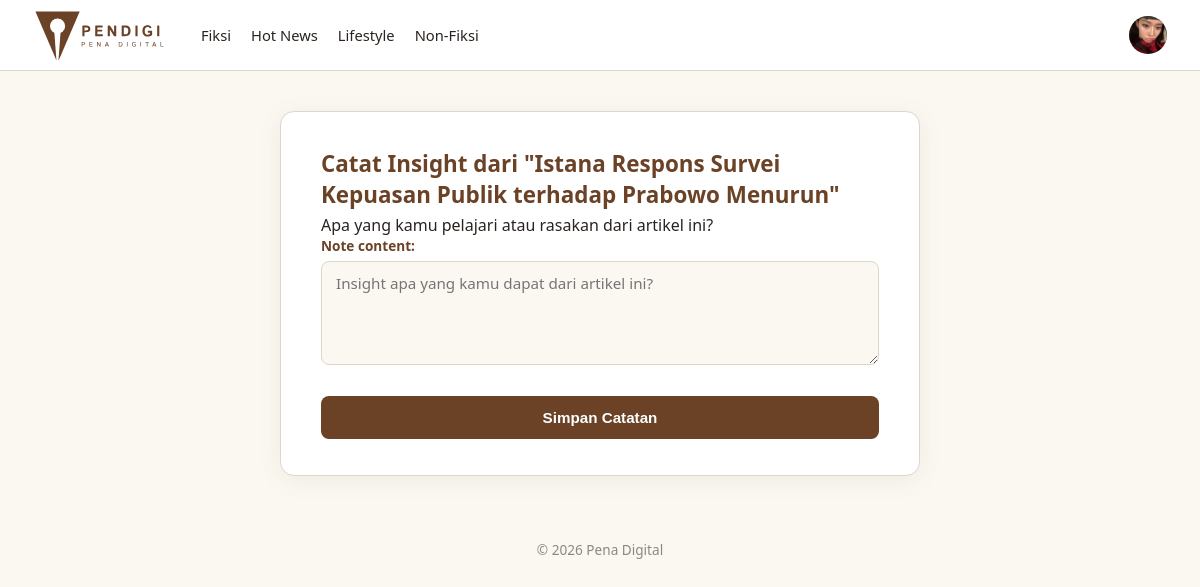
The page /reading-journal/catatan/1/ (signed in) on the database its author committed.
### articles/models.py (models this page shows, shortened)
class Categories(models.Model):
    name = models.CharField(max_length=50, unique=True)
    class Meta:
        verbose_name_plural = "Categories"

class Articles(models.Model):
    title = models.CharField(max_length=100)
    thumbnail = models.ImageField(upload_to='articles/thumbnails/', null=True, blank=True)
    content = models.TextField()
    category = models.ForeignKey(Categories, on_delete=models.CASCADE, related_name='articles')
    contributor = models.ForeignKey(
        Users, on_delete=models.CASCADE,
        limit_choices_to={'status_kontributor': StatusKontributor.APPROVED},
        related_name='articles'
    )
    status = models.CharField(max_length=20, choices=StatusArticle.choices, default=StatusArticle.PENDING)
    is_featured = models.BooleanField(default=False)
    views_count = models.PositiveIntegerField(default=0)
    published_at = models.DateTimeField(null=True, blank=True)
    created_at = models.DateTimeField(auto_now_add=True)
    class Meta:
        ordering = ['-created_at']

### accounts/models.py (models this page shows, shortened)
class Users(AbstractUser):
    role = models.CharField(
        max_length=20,
        choices=Role.choices,
        default=Role.PEMBACA
    )
    status_kontributor = models.CharField(
        max_length=20,
        choices=StatusKontributor.choices,
        default=StatusKontributor.NONE
    )
    profile_picture = models.ImageField(upload_to='profile_pictures/', null=True, blank=True)
    bio = models.CharField(max_length=150, blank=True)

### reading_journal/views.py (the view)
# urls.py: path('catatan/<int:article_id>/', views.add_note, name='add_note'),
@login_required
def add_note(request, article_id):
    article = get_object_or_404(Articles, pk=article_id)
    if request.method == 'POST':
        form = PersonalNoteForm(request.POST)
        if form.is_valid():
            note = form.save(commit=False)
            note.user = request.user
            note.article = article
            note.save()
            messages.success(request, 'Catatan tersimpan!')
            return redirect('articles:article_detail', pk=article_id)
    else:
        form = PersonalNoteForm()
    return render(request, 'reading_journal/add_note.html', {'form': form, 'article': article})

### reading_journal/forms.py
class PersonalNoteForm(forms.ModelForm):
    class Meta:
        model = PersonalNotes
        fields = ['note_content']
        widgets = {
            'note_content': forms.Textarea(attrs={'rows': 4, 'placeholder': 'Insight apa yang kamu dapat dari artikel ini?'})
        }

### articles/context_processor.py (called while the page is built)
def navbar_categories(request):
    return {
        'navbar_categories': Categories.objects.all().order_by('name')
    }

### fiction/context_processors.py (called while the page is built)
def fiction_navigation(request):
    all_tags_raw = (
        Stories.objects
        .filter(status=StatusStory.APPROVED)
        .exclude(tags='')
        .values_list('tags', flat=True)
    )
    unique_tags = set()
    for tag_string in all_tags_raw:
        for tag in tag_string.split():
            tag = tag.strip().lower()
            if tag:
                unique_tags.add(tag)
    return {
        'fiction_tags': sorted(unique_tags),
    }

### reading_journal/templates/reading_journal/add_note.html (shortened to what this page needs)
{% extends 'app_base.html' %}
{% load static %}
{% block extra_css %}
    <link rel="stylesheet" href="{% static 'css/forms.css' %}">
{% endblock %}
{% block content %}
<div class="upload-card">
    <h2>Catat Insight dari "{{ article.title }}"</h2>
    <p class="auth-subtitle">Apa yang kamu pelajari atau rasakan dari artikel ini?</p>
    <form method="post" class="auth-form">
        {{ form.as_p }}
        <button type="submit">Simpan Catatan</button>
    </form>
</div>
{% endblock %}

### templates/app_base.html (shortened to what this page needs)
{% extends 'base.html' %}
{% load static %}
{% block body %}
<header class="navbar">
    <a
        href="{% url 'articles:article_list' %}"
        class="brand"
    >
        <img
            src="{% static 'images/pendigi-logo-tulisan.svg' %}"
            alt="Pena Digital"
            class="logo"
        >
    </a>
    <div
        class="navbar-collapse"
        id="navbarCollapse"
    >
        <nav class="nav-links">
            {% for cat in navbar_categories %}
                {% if cat.name|lower == 'fiksi' %}
                    <a href="{% url 'fiction:story_list' %}">
                        {{ cat.name }}
                    </a>
                {% else %}
                    <a
                        href="{% url 'articles:article_list' %}?kategori={{ cat.name|urlencode }}"
                    >
                        {{ cat.name }}
                    </a>
                {% endif %}
            {% endfor %}
        </nav>
        <div class="navbar-actions">
            {% if user.is_authenticated %}
                <div class="navbar-dropdown profile-dropdown">
                    <button
                        type="button"
                        class="navbar-profile-button"
                        aria-label="Menu profil"
                        aria-expanded="false"
                    >
                        {% if user.profile_picture %}
                            <img
                                src="{{ user.profile_picture.url }}"
                                alt="{{ user.username }}"
                                class="navbar-profile-avatar"
                            >
                        {% else %}
                            <span class="navbar-profile-avatar navbar-profile-placeholder">
                                {{ user.username|first|upper }}
                            </span>
                        {% endif %}
                    </button>
                </div>
            {% endif %}
        </div>
    </div>
</header>
<main class="content">
    {% block content %}
    {% endblock %}
</main>
<footer class="footer">
    <p>
        &copy; {% now 'Y' %} Pena Digital
    </p>
</footer>
{% endblock %}

### static/css/base.css (style rules this page uses)
:root { --paper: #FBF8F2; --ink: #2F5D50; --ink-dark: #234840; --brown: #6B4226; --brown-dark: #54331d; --divider: #DDD6C9; --text: #2A2420; }
* { box-sizing: border-box; margin: 0; padding: 0; }
body { font-family: system-ui, -apple-system, sans-serif; background: var(--paper); color: var(--text); }
a { color: inherit; }
.content { max-width: 1000px; margin: 32px auto; padding: 0 16px; }
.footer { text-align: center; padding: 24px; color: #8a8880; font-size: 0.85rem; }
.navbar { position: relative; display: flex; align-items: center; width: 100%; padding: 10px 32px; background: #fff; border-bottom: 1px solid var(--divider); gap: 28px; z-index: 1000; }
.brand { display: flex; align-items: center; flex-shrink: 0; text-decoration: none; }
.logo { display: block; width: auto; height: 50px; }
.navbar-collapse { display: flex; align-items: center; justify-content: space-between; flex: 1; min-width: 0; gap: 24px; }
.nav-links { display: flex; align-items: center; gap: 20px; white-space: nowrap; }
.nav-links a { color: var(--text); font-size: 0.92rem; text-decoration: none; transition: color .15s ease; }
.navbar-actions { display: flex; align-items: center; gap: 14px; flex-shrink: 0; }
.navbar-profile-button { display: flex; align-items: center; justify-content: center; width: 40px; height: 40px; padding: 0; border: none; background: transparent; cursor: pointer; border-radius: 50%; }
.navbar-profile-avatar { display: flex; align-items: center; justify-content: center; width: 38px; height: 38px; border-radius: 50%; object-fit: cover; background: #d8d3c8; color: var(--text); font-size: .9rem; font-weight: 600; }
.navbar-dropdown { position: relative; }

### static/css/forms.css (style rules this page uses)
.auth-form p { margin-bottom: 18px; }
.auth-form label { display: block; font-size: 0.85rem; font-weight: 600; color: var(--brown); margin-bottom: 6px; }
.auth-form input, .auth-form textarea, .auth-form select { width: 100%; border: 1.5px solid var(--divider); border-radius: 8px; background: var(--paper); padding: 11px 14px; font-size: 0.95rem; color: var(--text); outline: none; font-family: inherit; transition: border-color .15s ease; }
.auth-form textarea { resize: vertical; }
.auth-form button { width: 100%; padding: 13px; margin-top: 8px; background: var(--brown); color: #fff; border: none; border-radius: 8px; font-weight: 600; font-size: 0.95rem; cursor: pointer; transition: background .15s ease; }
.upload-card { max-width: 640px; margin: 40px auto; background: #ffffff; border: 1px solid var(--divider); border-radius: 14px; padding: 36px 40px; box-shadow: 0 4px 24px rgba(107, 66, 38, 0.08); }
.upload-card h2 { color: var(--brown); font-size: 1.4rem; margin-bottom: 4px; }

### rows shown on the page
Categories: name "Fiksi"
Categories: name "Hot News"
Categories: name "Lifestyle"
Categories: name "Non-Fiksi"
Users: profile_picture (picture)
Articles: title "Istana Respons Survei Kepuasan Publik terhadap Prabowo Menurun"
